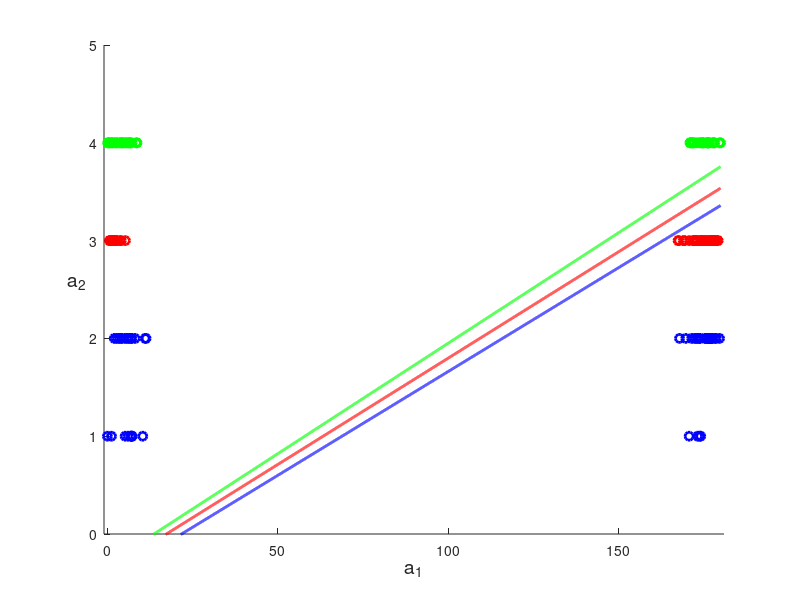

Reproduce this figure in MATLAB.
function soft_SVM_MultiClass()
% perceptron_demo_wrapper - runs the perceptron model on a separable two 
% class dataset consisting of two dimensional data features. 
% The perceptron is run 3 times with 3 initial points to show the 
% recovery of different separating boundaries.  All points and recovered
% as well as boundaries are then visualized.

weights = [];
[D,b] = load_data();

for i = 1:3
%%% load data %%%
i
newlabels = b; % basically recodes the point with the current label to 1, the rest to -1
for j = 1:numel(newlabels)
    if newlabels(j) == i
        newlabels(j) = 1;
    else
        newlabels(j) = -1;
    end
end


%%% run perceptron for 3 initial points %%%

% Calculate fixed steplength - via Lipschitz constant (see Chap 9 for 
% explanation) - for use in all three runs

x0 = [1;2;3];    % initial point, experiment
L = 2*norm(diag(newlabels)*D')^2;

%Run perceptron first time
lam = 10^2;        % regularization parameter 
alpha = 1/(L + 2*lam);        % step length
x = grad_descent_soft_SVM(D,newlabels,x0,alpha,lam);

% Run perceptron second time
lam = 10;
alpha = 1/(L + 2*lam);        % step length
y = grad_descent_soft_SVM(D,newlabels,x0,alpha,lam);

% Run perceptron third time
lam = 10^-2;
alpha = 1/(L + 2*lam);        % step length
z = grad_descent_soft_SVM(D,newlabels,x0,alpha,lam);

weights = [weights;y']; % change which set of weights you want to use, x,y or z

end 

% plot everything
plot_classifiers(D',b,weights);

end

function plot_classifiers(A,b,weights)
    x1 = weights(1,:)
    x2 = weights(2,:)
    x3 = weights(3,:)
    %x4 = weights(4,:)
   % x5 = weights(5,:)
    plot_all(A,b,x1,x2,x3)%,x4,x5);
end

%%% gradient descent function for perceptron %%%
function x = grad_descent_soft_SVM(D,b,x0,alpha,lam)
    % Initializations 
    x = x0;
    H = diag(b)*D';
    l = ones(size(D,2),1);
    iter = 1;
    max_its = 3000;
    grad = 1;

    while  norm(grad) > 10^-6 && iter < max_its
        
        % form gradient and take step
        grad = 2*lam*[0;x(2:end)] - 2*H'*max(l - H*x,0);
        x = x - alpha*grad;

        % update iteration count
        iter = iter + 1;
    end
end

%%% plots everything %%%
function plot_all(A,b,x1,x2,x3)%,x4,x5)
    
    % plot points 
    ind = find(b == 1);
    scatter(A(ind,2),A(ind,3),'Linewidth',2,'Markeredgecolor','b','markerFacecolor','none');
    hold on
    ind = find(b == 2);
    scatter(A(ind,2),A(ind,3),'Linewidth',2,'Markeredgecolor','r','markerFacecolor','none');
    hold on
    ind = find(b == 3);
    scatter(A(ind,2),A(ind,3),'Linewidth',2,'Markeredgecolor','g','markerFacecolor','none');
    hold on
    ind = find(b == 4);
    scatter(A(ind,2),A(ind,3),'Linewidth',2,'Markeredgecolor','y','markerFacecolor','none');
    hold on
    ind = find(b == 5);
    scatter(A(ind,2),A(ind,3),'Linewidth',2,'Markeredgecolor','m','markerFacecolor','none');
    hold on

    % plot separators
    s =[min(A(:,2)):.01:max(A(:,2))];
    plot (s,(-x1(1)-x1(2)*s)/x1(3),'b','linewidth',2);
    hold on

    plot (s,(-x2(1)-x2(2)*s)/x2(3),'r','linewidth',2);
    hold on

    plot (s,(-x3(1)-x3(2)*s)/x3(3),'g','linewidth',2);
    hold on
    
    %plot (s,(-x4(1)-x4(2)*s)/x4(3),'y','linewidth',2);
    %hold on
    
    %plot (s,(-x5(1)-x5(2)*s)/x5(3),'m','linewidth',2);
    %hold on

    set(gcf,'color','w');
    axis([ (min(A(:,2)) - 1) (max(A(:,2)) + 1) (min(A(:,3)) - 1) (max(A(:,3)) + 1)])
    box off
    
    % graph info labels
    xlabel('a_1','Fontsize',14)
    ylabel('a_2  ','Fontsize',14)
    set(get(gca,'YLabel'),'Rotation',0)

end

%%% loads data %%%
function [A,b] = load_data()
    data = load('data3classes2Features.mat');
    data = data.data;
    %if i == 1
    A = data(:,1:3);
    A = A';
    b = data(:,4);
    %else 
    %  A = data(:,(5 + (4 * (i-2))):(7 + (4 * (i-2))));
    %  A = A';
    %  b = data(:,(8 + (4 * (i-2))));
    %end
 
end




%% FUNCTIONS FOR TESTING NEW DATA POINTS, NOT TESTED YET.
function [A] = load_testingdata()
    data = load('testingdata.mat'); % create testing data mat with no labels [[1 a11 a12];[1 a21 a22]...]
    data = data.data;
    A = data
end

%%test a new data point
function [labelledDataSet] = createlabel(A) %% A is an array of data points [1 a1 a2]
    labelledDataSet = []
    for j = 1:size(A,1)
        d = A(j,:) % extract jth row of matrix ie. the jth data point
        max = -99999;
        label = 1;
        for i = 1:size(weights,1)
            x = weights(i,:)
            value = d'*x
            if value>max
                label = i
                max = value
            end
        end
        labelledRow = [d,label]
        labelledDataSet = [labelledDataSet;labelledRow]
    end
end

%% do something with new data point
function doSomethingWithNewLabelledDataPoint(a) %% a is a newly labelled data point
    label = a(end)
    if label == 1
        disp('gesture 1')
    elseif label == 2
        disp('gesture 2')
    elseif label == 3
        disp('gesture 3')
    elseif label == 4
        disp('gesture 4')
    elseif label == 5
        disp('gesture 5')
    end
end